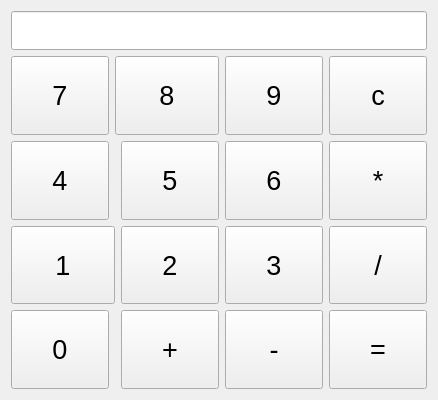
<?xml version="1.0" encoding="UTF-8"?>
<ui version="4.0">
 <class>Widget</class>
 <widget class="QWidget" name="Widget">
  <property name="geometry">
   <rect>
    <x>0</x>
    <y>0</y>
    <width>438</width>
    <height>400</height>
   </rect>
  </property>
  <property name="minimumSize">
   <size>
    <width>0</width>
    <height>400</height>
   </size>
  </property>
  <property name="windowTitle">
   <string>Widget</string>
  </property>
  <layout class="QGridLayout" name="gridLayout">
   <item row="0" column="0" colspan="5">
    <widget class="QLineEdit" name="lineEdit">
     <property name="font">
      <font>
       <pointsize>20</pointsize>
      </font>
     </property>
     <property name="text">
      <string/>
     </property>
     <property name="alignment">
      <set>Qt::AlignRight|Qt::AlignTrailing|Qt::AlignVCenter</set>
     </property>
    </widget>
   </item>
   <item row="1" column="0">
    <widget class="QPushButton" name="pushButton7">
     <property name="sizePolicy">
      <sizepolicy hsizetype="Expanding" vsizetype="Expanding">
       <horstretch>0</horstretch>
       <verstretch>0</verstretch>
      </sizepolicy>
     </property>
     <property name="font">
      <font>
       <pointsize>20</pointsize>
      </font>
     </property>
     <property name="text">
      <string>7</string>
     </property>
    </widget>
   </item>
   <item row="1" column="1" colspan="2">
    <widget class="QPushButton" name="pushButton8">
     <property name="sizePolicy">
      <sizepolicy hsizetype="Expanding" vsizetype="Expanding">
       <horstretch>0</horstretch>
       <verstretch>0</verstretch>
      </sizepolicy>
     </property>
     <property name="font">
      <font>
       <pointsize>20</pointsize>
      </font>
     </property>
     <property name="text">
      <string>8</string>
     </property>
    </widget>
   </item>
   <item row="1" column="3">
    <widget class="QPushButton" name="pushButton9">
     <property name="sizePolicy">
      <sizepolicy hsizetype="Expanding" vsizetype="Expanding">
       <horstretch>0</horstretch>
       <verstretch>0</verstretch>
      </sizepolicy>
     </property>
     <property name="font">
      <font>
       <pointsize>20</pointsize>
      </font>
     </property>
     <property name="text">
      <string>9</string>
     </property>
    </widget>
   </item>
   <item row="1" column="4">
    <widget class="QPushButton" name="pushButtonDel">
     <property name="sizePolicy">
      <sizepolicy hsizetype="Expanding" vsizetype="Expanding">
       <horstretch>0</horstretch>
       <verstretch>0</verstretch>
      </sizepolicy>
     </property>
     <property name="font">
      <font>
       <pointsize>20</pointsize>
      </font>
     </property>
     <property name="text">
      <string>c</string>
     </property>
    </widget>
   </item>
   <item row="2" column="0">
    <widget class="QPushButton" name="pushButton4">
     <property name="sizePolicy">
      <sizepolicy hsizetype="Expanding" vsizetype="Expanding">
       <horstretch>0</horstretch>
       <verstretch>0</verstretch>
      </sizepolicy>
     </property>
     <property name="font">
      <font>
       <pointsize>20</pointsize>
      </font>
     </property>
     <property name="text">
      <string>4</string>
     </property>
    </widget>
   </item>
   <item row="2" column="2">
    <widget class="QPushButton" name="pushButton5">
     <property name="sizePolicy">
      <sizepolicy hsizetype="Expanding" vsizetype="Expanding">
       <horstretch>0</horstretch>
       <verstretch>0</verstretch>
      </sizepolicy>
     </property>
     <property name="font">
      <font>
       <pointsize>20</pointsize>
      </font>
     </property>
     <property name="text">
      <string>5</string>
     </property>
    </widget>
   </item>
   <item row="2" column="3">
    <widget class="QPushButton" name="pushButton6">
     <property name="sizePolicy">
      <sizepolicy hsizetype="Expanding" vsizetype="Expanding">
       <horstretch>0</horstretch>
       <verstretch>0</verstretch>
      </sizepolicy>
     </property>
     <property name="font">
      <font>
       <pointsize>20</pointsize>
      </font>
     </property>
     <property name="text">
      <string>6</string>
     </property>
    </widget>
   </item>
   <item row="2" column="4">
    <widget class="QPushButton" name="pushButtonMul">
     <property name="sizePolicy">
      <sizepolicy hsizetype="Expanding" vsizetype="Expanding">
       <horstretch>0</horstretch>
       <verstretch>0</verstretch>
      </sizepolicy>
     </property>
     <property name="font">
      <font>
       <pointsize>20</pointsize>
      </font>
     </property>
     <property name="text">
      <string>*</string>
     </property>
    </widget>
   </item>
   <item row="3" column="0" colspan="2">
    <widget class="QPushButton" name="pushButton1">
     <property name="sizePolicy">
      <sizepolicy hsizetype="Expanding" vsizetype="Expanding">
       <horstretch>0</horstretch>
       <verstretch>0</verstretch>
      </sizepolicy>
     </property>
     <property name="font">
      <font>
       <pointsize>20</pointsize>
      </font>
     </property>
     <property name="text">
      <string>1</string>
     </property>
    </widget>
   </item>
   <item row="3" column="2">
    <widget class="QPushButton" name="pushButton2">
     <property name="sizePolicy">
      <sizepolicy hsizetype="Expanding" vsizetype="Expanding">
       <horstretch>0</horstretch>
       <verstretch>0</verstretch>
      </sizepolicy>
     </property>
     <property name="font">
      <font>
       <pointsize>20</pointsize>
      </font>
     </property>
     <property name="text">
      <string>2</string>
     </property>
    </widget>
   </item>
   <item row="3" column="3">
    <widget class="QPushButton" name="pushButton3">
     <property name="sizePolicy">
      <sizepolicy hsizetype="Expanding" vsizetype="Expanding">
       <horstretch>0</horstretch>
       <verstretch>0</verstretch>
      </sizepolicy>
     </property>
     <property name="font">
      <font>
       <pointsize>20</pointsize>
      </font>
     </property>
     <property name="text">
      <string>3</string>
     </property>
    </widget>
   </item>
   <item row="3" column="4">
    <widget class="QPushButton" name="pushButtonDiv">
     <property name="sizePolicy">
      <sizepolicy hsizetype="Expanding" vsizetype="Expanding">
       <horstretch>0</horstretch>
       <verstretch>0</verstretch>
      </sizepolicy>
     </property>
     <property name="font">
      <font>
       <pointsize>20</pointsize>
      </font>
     </property>
     <property name="text">
      <string>/</string>
     </property>
    </widget>
   </item>
   <item row="4" column="0">
    <widget class="QPushButton" name="pushButton0">
     <property name="sizePolicy">
      <sizepolicy hsizetype="Expanding" vsizetype="Expanding">
       <horstretch>0</horstretch>
       <verstretch>0</verstretch>
      </sizepolicy>
     </property>
     <property name="font">
      <font>
       <pointsize>20</pointsize>
      </font>
     </property>
     <property name="text">
      <string>0</string>
     </property>
    </widget>
   </item>
   <item row="4" column="2">
    <widget class="QPushButton" name="pushButtonPlus">
     <property name="sizePolicy">
      <sizepolicy hsizetype="Expanding" vsizetype="Expanding">
       <horstretch>0</horstretch>
       <verstretch>0</verstretch>
      </sizepolicy>
     </property>
     <property name="font">
      <font>
       <pointsize>20</pointsize>
      </font>
     </property>
     <property name="text">
      <string>+</string>
     </property>
    </widget>
   </item>
   <item row="4" column="3">
    <widget class="QPushButton" name="pushButtonSub">
     <property name="sizePolicy">
      <sizepolicy hsizetype="Expanding" vsizetype="Expanding">
       <horstretch>0</horstretch>
       <verstretch>0</verstretch>
      </sizepolicy>
     </property>
     <property name="font">
      <font>
       <pointsize>20</pointsize>
      </font>
     </property>
     <property name="text">
      <string>-</string>
     </property>
    </widget>
   </item>
   <item row="4" column="4">
    <widget class="QPushButton" name="pushButtonEqual">
     <property name="sizePolicy">
      <sizepolicy hsizetype="Expanding" vsizetype="Expanding">
       <horstretch>0</horstretch>
       <verstretch>0</verstretch>
      </sizepolicy>
     </property>
     <property name="font">
      <font>
       <pointsize>20</pointsize>
      </font>
     </property>
     <property name="text">
      <string>=</string>
     </property>
    </widget>
   </item>
  </layout>
 </widget>
 <layoutdefault spacing="6" margin="11"/>
 <resources/>
 <connections/>
</ui>
